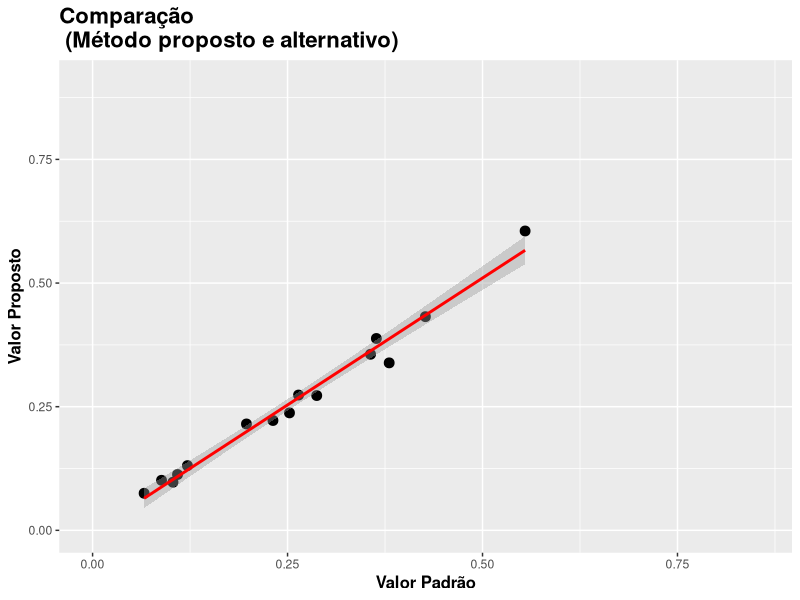
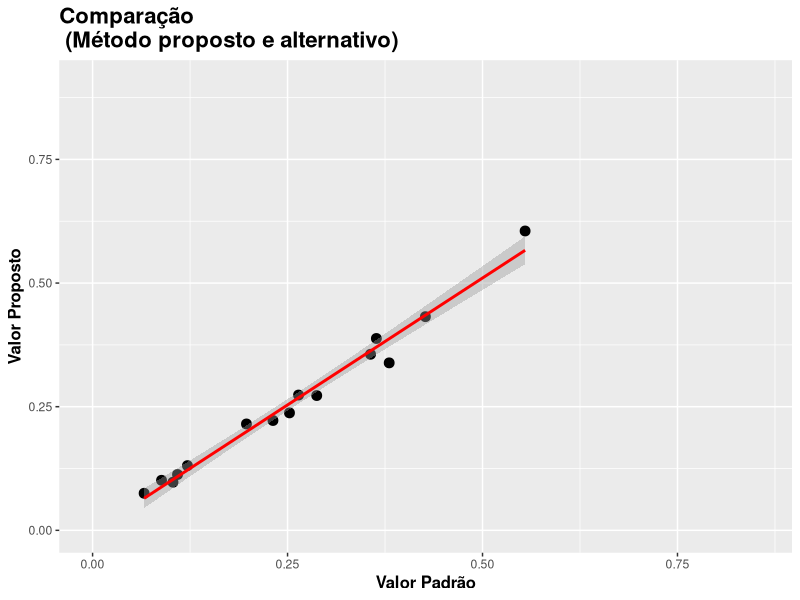

Here is the R script that generated these plots, in order:
# $$ F(H_{0})=\frac{(\hat{\beta}-\theta)'(y'_{1} y_{1})(\hat{\beta}-\theta)}{2QMRes}  \sim F_\alpha (2,n-2 \phantom{1}g.l.) $$

# INSTRUCOES:

# Abra o arquivo dados.xslx que acompanha este script;
# Insira os valores Padrao na coluna Y1 e os valores propostos na coluna Yj;
# o alpha por padrao esta em 0.05. Para muda-lo, altere a linha 91
# Obs: E recomendado criar um novo projeto em uma pasta dedicada,
# Caso se esteja usando o R Studio.

# Este tutorial esta dividido em topicos, para melhor visualizacao, utilize:
# ctrl + o : fecha todas as foldings (topicos)
# ctrl + shift + o : abre todas as foldings (topicos)
# ou command + o e command + shift + o, caso utilize o Mac

# 0) Baixar e Carregar os pacotes necessarios ####

# faz-se o download das bibliotecas necessa?rias, caso ainda nao estejam 
# instaladas na maquina. Este passo deve ser feito apenas uma vez. 
# Obs: Remover "#" dos pacotes que nao estiverem instalados

# instala-se o pacote readxl, para poder importar dados provindos do excel, 
# sem anecessidade de conversao.

#install.packages("readxl", dependencies = T)

# instala-se o pacote ggplot2, para a criacao dos graficos.
#install.pachages("ggplot2", dependencies = T)
#install.packages("GridExtra")
#install.packages("grid")

# Carregar os Pacotes 

library(readxl)
library(ggplot2)

# 1) Importar os dados ####

# obs: colocar a planilha "dados_graybill.xlsx" na pasta do diretorio de trabalho
dados <- read_excel("graybill_dados.xlsx")

# 2) Calculo do FH0, F Critico e p-valor ####

# Ajusta-se um modelo Linear Simples composto do valor proposto como y,
# e do valor padrao como x
fit <- lm(Yj ~ Y1, dados)

# Calcula-se o Quadrado medio do residuo,  obtido pela razao entre 
# a soma de quadrados de residuos e os graus de liberdade do resíduo da regressao
QMRes <- sum(residuals(fit)^2)/fit$df.residual

# Criacao da matrix 2x1 beta - theta, subtraindo os coeficientes da regressao
# pela matriz theta [0 1]
beta_theta <- coef(fit) - c(0,1)

# Calculo da Matriz Y1'Y1
# esta matriz e composta por n, Somatorio de Y1, 
# Somatorio de Y1, e o somatorio quadratico de Y1
# Utilizamos a funcao length para calcular n, e a funcao sum para calcular os somatorios
# concatena-se n e Somatorio de Y1 em um vetor, e
# Somatorio de Y1 e somatorio quadratico de Y1 em outro
# e uni-se os dois com a funcao cbind
Y1linha_Y1 <- cbind(c(length(dados$Y1), sum(dados$Y1)), 
                    c(sum(dados$Y1), sum(dados$Y1^2)))

# Calculo de FH0
# Fazemos a multiplicacao da matriz beta_theta transposta,
# pela matriz Y1'Y1, e multiplicamos isto pela matriz beta_theta;
# entao dividimos tudo isto por 2*Quadrado medio do residuo
# Arredondamos este calculo para 4 casas decimais com a funcao round()
FH0 <- round(
  (t(beta_theta)%*%Y1linha_Y1%*%beta_theta)
              /(2*QMRes),
  4)

# Definicao do alpha
alpha <- 0.05

# Calculo do F Critico utilizando os graus de liberdade do residuo,
# e arredondado para 4 casas decimais
Ftab <- round(
  qf(p=alpha, df1=2, df2=fit$df.residual, lower.tail = FALSE),
  4)

# Calculo do p-valor arredondado para 6 casas decimais
pvalor <- signif(
  pf(FH0,2,fit$df.residual,lower=F),
  4)

# 3) Teste de Hipotese ####

# Logica condicional que cria um objeto denominado resultado
# com fator "*" caso FH0 > 0, e caso contrario, "ns"
if(FH0 > Ftab){
  Resultado <- "*"
}else{
    Resultado <- "ns"
    }
# Logica condicional semelhante a anterior
if(FH0 > Ftab){
  Conclusao <- "Yj e estatisticamente diferente de Y1, para o alpha estabelecido"
}else{
    Conclusao <- "Yj e estatisticamente igual a Y1, para o alpha estabelecido"
    }

# 4) Tabela de Resultados Simples ####

Tab_Res_Simp <- data.frame("F_H0"    = FH0, 
                           "F_crit"  = Ftab, 
                           "P_valor" = pvalor, 
                           "Alpha"   = alpha,
                           "Teste"   = Resultado) 

# 5) Tabela de Resultados com medidas de tendencia ####

# Criacao de um dataframe composto pelas variaveis geradas
# Esta tabela nao possui fatores, apenas dados numericos
Tab_Res_Med <- data.frame(Resultado = rbind( mean(dados$Y1), mean(dados$Yj), var(dados$Y1), var(dados$Yj), sd(dados$Y1), sd(dados$Yj), length(dados$Y1), 2, fit$df.residual, Ftab, FH0, alpha, pvalor), 
  row.names = c("Media_Y1", "Media_Yj", "Variancia_Y1", "Variancia_Yj", "Desvio_Padrao_Y1", "Desvio_Padrao_Yj", "Observacoes", "g.l.1", "g.l.2", "F_crit", "F_H0", "alpha",  "p-valor") )


# 6) Tabela de Resultados completa ####

# Criacao de um dataframe composto pelas variaveis geradas
# Este dataframe possui fatores que indicam o resultado do teste
aux1 <- c(round(mean(dados$Y1),2), round(var(dados$Y1),2), round(sd(dados$Y1),2),  length(dados$Y1), 2, Ftab, FH0, alpha, pvalor, Resultado, Conclusao)
aux2 <- c(round(mean(dados$Yj),2), round(var(dados$Yj),2), round(sd(dados$Yj),2), length(dados$Yj), fit$df.residual, " ", " ", " ", " ", " ", " ")

Tab_Res_Comp <- data.frame("Valor_Padrao" = aux1,
                           "Valor_Proposto" = aux2, 
                           row.names = c("Media", "Variancia", "Desvio_Padrao", "Observacoes", "g.l.", "F_Critico", "F_H0", "Alpha", "P-valor" ,"Teste", "Conclusao") )

# 7) Grafico de dispersao ####

# Gera-se um grafico de dispersao Y1 x Yj, para avaliacao de tendencia
graph <- ggplot(data = dados, aes(x = Y1, y = Yj)) +
  geom_point(aes(), size = 3) +
  labs(x="Valor Padrão", 
       y="Valor Proposto", 
       title = "Comparação \n (Método proposto e alternativo)") +
  geom_smooth(method="lm", colour="red") +
  theme(axis.title=element_text(size=12, face= "bold" ), 
        plot.title=element_text(size=16,face="bold") ) +
  coord_cartesian(xlim = c(0, max(dados$Y1 + 0.3)),
                  ylim = c(0, max(dados$Yj + 0.3)))

# grafico alternativo com informacoes do ajuste

graph2 <- ggplot(data = dados, aes(x = Y1, y = Yj)) + 
  geom_point(aes(), size = 3) + 
  labs(x="Valor Padrão", 
       y="Valor Proposto", 
       title = paste("Adj R2 = ",round(summary(fit)$adj.r.squared, 6),
                     "Intercept =",
                     round(fit$coef[[1]],6),
                     "\n"," Slope =",
                     round(fit$coef[[2]],6), " P =",
                     signif(summary(fit)$coef[2,4],4))) + 
  geom_smooth(method="lm", colour="red") + 
  theme(axis.title=element_text(size=12, face= "bold" ), 
        plot.title=element_text(size=9) ) + 
  coord_cartesian(xlim = c(0, max(dados$Y1 + 0.3)), 
                  ylim = c(0, max(dados$Yj + 0.3)))

# 8) Resultados ####

graph
Tab_Res_Simp
Tab_Res_Med
Tab_Res_Comp

# 9) Exportar os resultados ####

# Grafico
ggsave("graph.png", graph, width = 12, height = 6)

# Tabela com resultados
write.csv2(Tab_Res_Comp, "Tab_Res_Comp.csv", row.names = F)

#Tabela Numerica
write.csv2(Tab_Res_Med, "Tab_Res_Med.csv", row.names = F)

